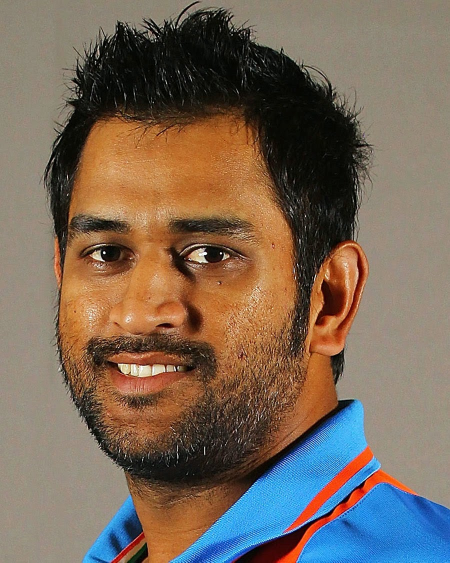
#> input picture test_images/R.jpg, 900 x 1125 px (shown at 1/2 size)
$ jupyter execute --allow-errors 'Image classifire.ipynb'   (shell and % lines are left out)
#> lines starting #> are read from the running program, lines starting #| are printed output that depends on the picture; after the words box and inside, x2 and y2 are one past the last pixel; in counts of white or black regions, pixels touching at a corner belong together
[cell 1]
import pandas as pd
import numpy as np
import sklearn
import cv2
import matplotlib
from matplotlib import pyplot as plt

[cell 2]
df1 = pd.read_csv("cricket_legends.csv")
#> (reads cricket_legends.csv from the repository)

[cell 3]
df1.head()

[cell 4]
img = cv2.imread("./test_images/R.jpg")
#> img is the input picture: shape (1125, 900, 3); mean B, G, R 89.1, 104.4, 121.5

[cell 5]
img.shape
#> Out = (1125, 900, 3)

[cell 6]
plt.imshow(img)

[cell 7]
gray = cv2.cvtColor(img, cv2.COLOR_BGR2GRAY)
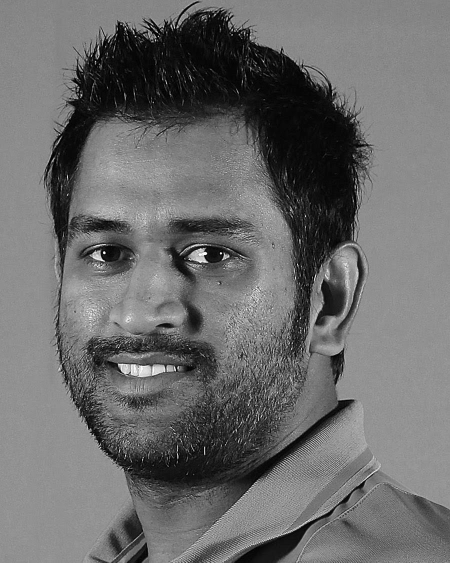
#> gray: shape (1125, 900) (shown at 1/2 size); min 0, max 255, mean 107.7
gray.shape
#> Out = (1125, 900)

[cell 8]
gray

[cell 9]
plt.imshow(gray, cmap='gray')

[cell 10]
face_cascade = cv2.CascadeClassifier('./opencv/haarcascades/haarcascade_frontalface_default.xml')
eye_cascade = cv2.CascadeClassifier('./opencv/haarcascades/haarcascade_eye.xml')

faces = face_cascade.detectMultiScale(gray, 1.3, 5)
#> faces = [[42, 259, 601, 601]]
faces
#> Out = [[42, 259, 601, 601]]

[cell 11]
(x,y,w,h) = faces[0]
#> x = 42; y = 259; w = 601; h = 601
x,y,w,h
#> Out = (42, 259, 601, 601)

[cell 12]
face_img = cv2.rectangle(img,(x,y),(x+w,y+h),(255,0,0),2)
plt.imshow(face_img)

[cell 13]
cv2.destroyAllWindows()
for (x,y,w,h) in faces:
    face_img = cv2.rectangle(img,(x,y),(x+w,y+h),(255,0,0),2)
    roi_gray = gray[y:y+h, x:x+w]
    roi_color = face_img[y:y+h, x:x+w]
    eyes = eye_cascade.detectMultiScale(roi_gray)
    for (ex,ey,ew,eh) in eyes:
        cv2.rectangle(roi_color,(ex,ey),(ex+ew,ey+eh),(0,255,0),2)
#> this loop made 1 pass
#> (x, y, w, h, eyes) on pass 1: (42, 259, 601, 601, [[102, 182, 134, 134], [287, 133, 202, 202]])
#> pass 1, `roi_gray = gray[y:y+h, x:x+w]`:
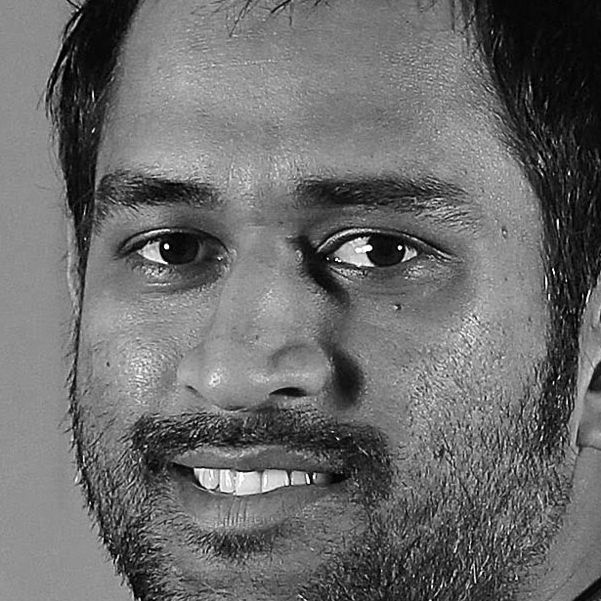
#> roi_gray: shape (601, 601); min 0, max 255, mean 107.3
#> pass 1, `roi_color = face_img[y:y+h, x:x+w]`:
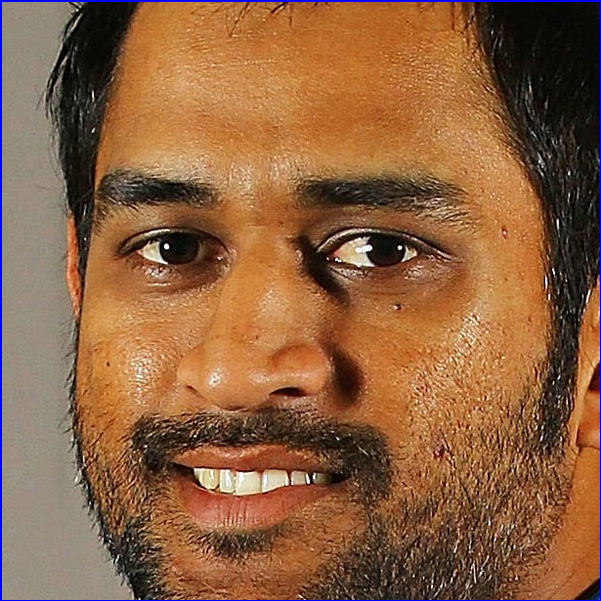
#> roi_color: shape (601, 601, 3); mean B, G, R 64, 97.2, 141.1
#> after the loop:
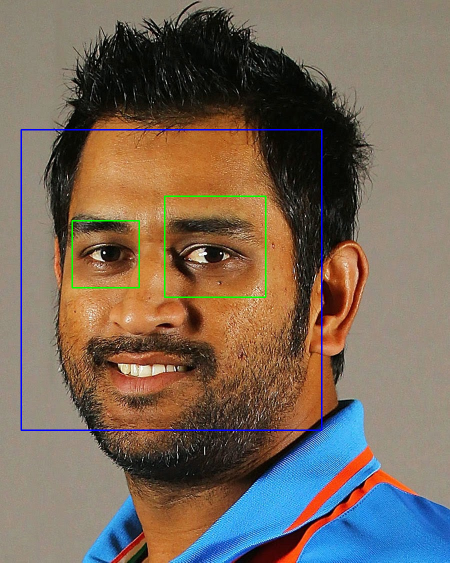
#> img: shape (1125, 900, 3) (shown at 1/2 size); mean B, G, R 90.1, 104.3, 119.9
#> after the loop:
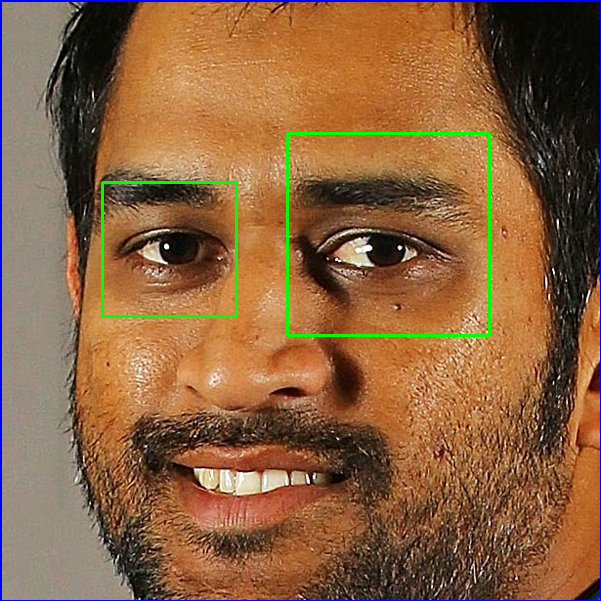
#> roi_color: shape (601, 601, 3); 1.11% of pixels changed, all inside (x1, y1, x2, y2) = (101, 132, 491, 337)


plt.figure()
plt.imshow(face_img, cmap='gray')
plt.show()

[cell 14]
def get_cropped_image_if_2_eyes(image_path):
#> called with image_path = './test_images/R.jpg'
    img = cv2.imread(image_path)
    gray = cv2.cvtColor(img, cv2.COLOR_BGR2GRAY)
    faces = face_cascade.detectMultiScale(gray, 1.3, 5)
#> faces = [[42, 259, 601, 601]]
    for (x,y,w,h) in faces:
        roi_gray = gray[y:y+h, x:x+w]
        roi_color = img[y:y+h, x:x+w]
        eyes = eye_cascade.detectMultiScale(roi_gray)
        if len(eyes) >= 2:
            return roi_color

[cell 15]
original_image = cv2.imread("./test_images/R.jpg")
plt.imshow(original_image)

[cell 16]
cropped_image = get_cropped_image_if_2_eyes('./test_images/R.jpg')
plt.imshow(cropped_image)

[cell 17]
original_image = cv2.imread("./test_images/OIP.jpg")
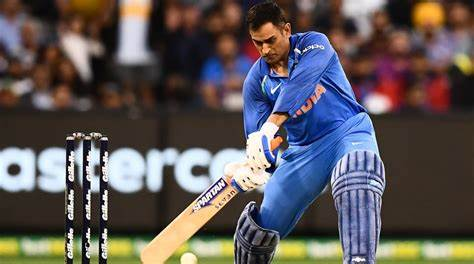
#> input picture test_images/OIP.jpg, 474 x 264 px
#> original_image is the input picture: shape (264, 474, 3); mean B, G, R 88.8, 88.2, 94.6
plt.imshow(original_image)

[cell 18]
cropped_image_no_2_eyes = get_cropped_image_if_2_eyes('./test_images/OIP.jpg')
#> call 2 of get_cropped_image_if_2_eyes, with image_path = './test_images/OIP.jpg'
#> in get_cropped_image_if_2_eyes (call 2), `gray = cv2.cvtColor(img, cv2.COLOR_BGR2GRAY)`:
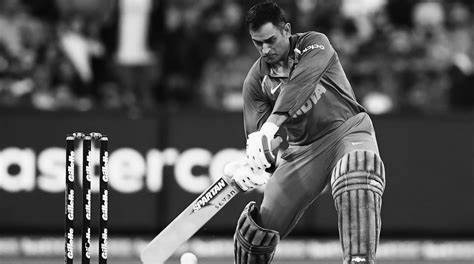
#> gray: shape (264, 474); min 0, max 255, mean 90.2
#> in get_cropped_image_if_2_eyes (call 2), `faces = face_cascade.detectMultiScale(gray, 1.3, 5)`: faces = ()
cropped_image_no_2_eyes

[cell 19]
path_to_data = "./Cricket Legends/"
path_to_cr_data = "./Cricket Legends/cropped/"

[cell 20]
import os
img_dirs = []
#> (the rest of this cell did not finish here and is left out)

[cell 21]
img_dirs

[cell 22]
import shutil
if os.path.exists(path_to_cr_data):
     shutil.rmtree(path_to_cr_data)
os.mkdir(path_to_cr_data)

[cell 23]
cropped_image_dirs = []
legends_file_names_dict = {}

for img_dir in img_dirs:
    count = 1
    legends_name = img_dir.split('/')[-1]
    print(legends_name)

    legends_file_names_dict[legends_name] = []

    for entry in os.scandir(img_dir):
        roi_color = get_cropped_image_if_2_eyes(entry.path)
        if roi_color is not None:
            cropped_folder = path_to_cr_data + legends_name
            if not os.path.exists(cropped_folder):
                os.makedirs(cropped_folder)
                cropped_image_dirs.append(cropped_folder)
                print("Generating cropped images in folder: ",cropped_folder)

            cropped_file_name = legends_name + str(count) + ".png"
            cropped_file_path = cropped_folder + "/" + cropped_file_name

            cv2.imwrite(cropped_file_path, roi_color)
            legends_file_names_dict[legends_name].append(cropped_file_path)
            count += 1

[cell 24]
legends_file_names_dict = {}
for img_dir in cropped_image_dirs:
    legends_name = img_dir.split('/')[-1]
    file_list = []
    for entry in os.scandir(img_dir):
        file_list.append(entry.path)
    legends_file_names_dict[legends_name] = file_list
legends_file_names_dict

[cell 25]
class_dict = {}
count = 0
for legends_name in legends_file_names_dict.keys():
    class_dict[legends_name] = count
    count = count + 1
class_dict
